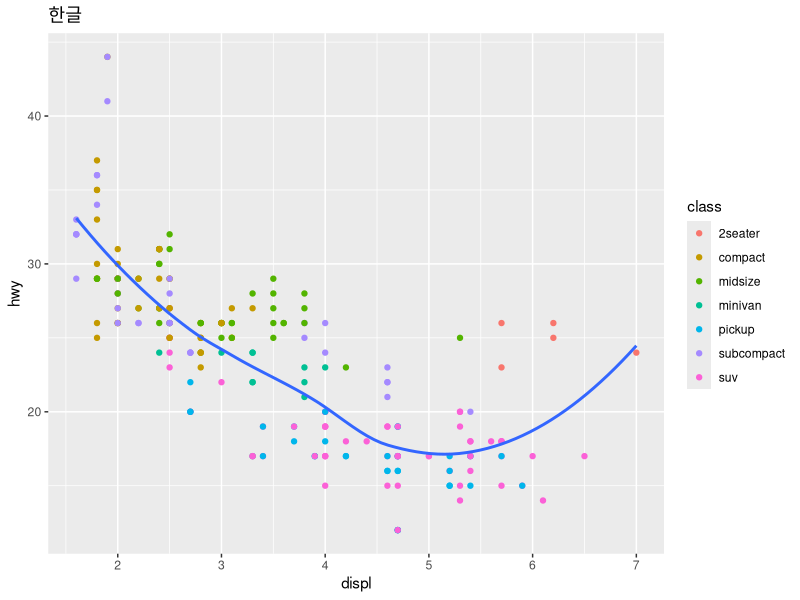
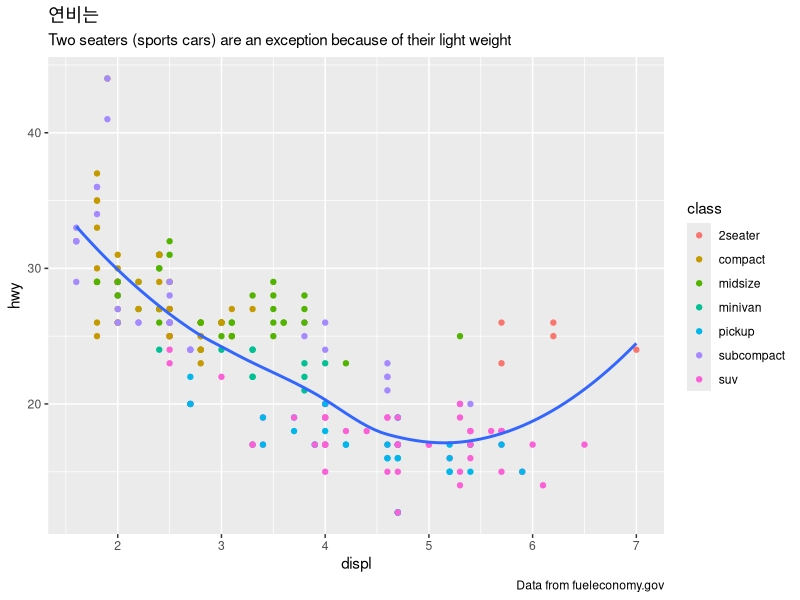
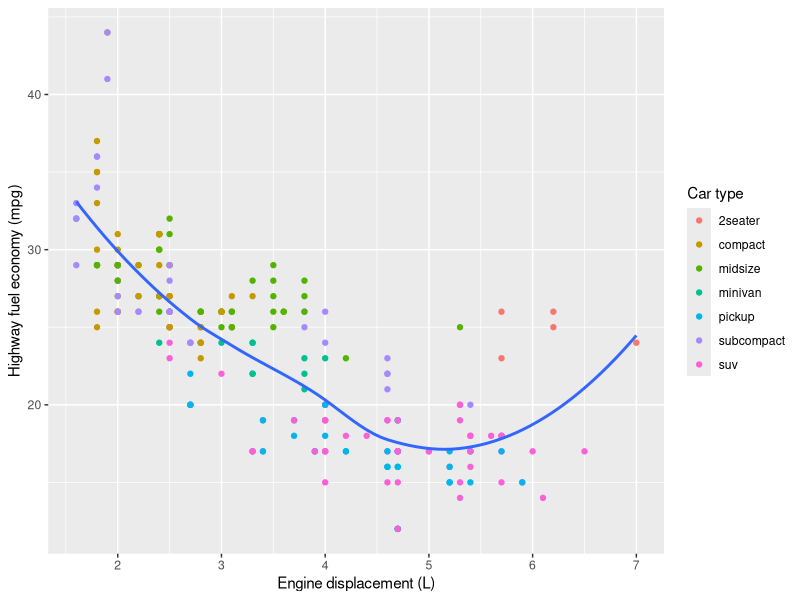
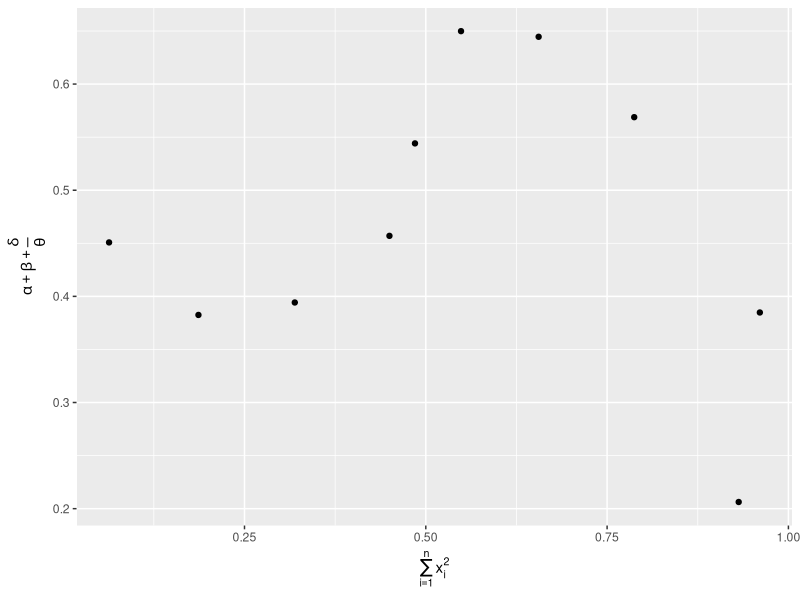
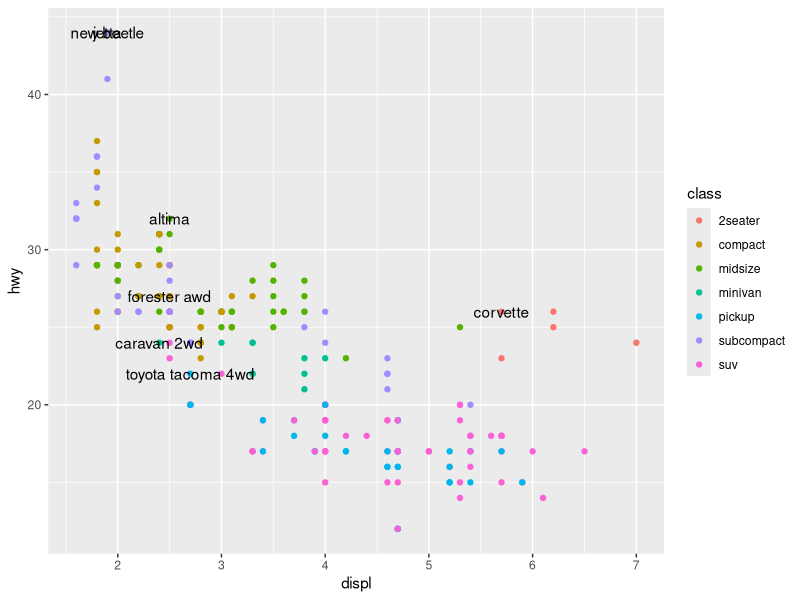
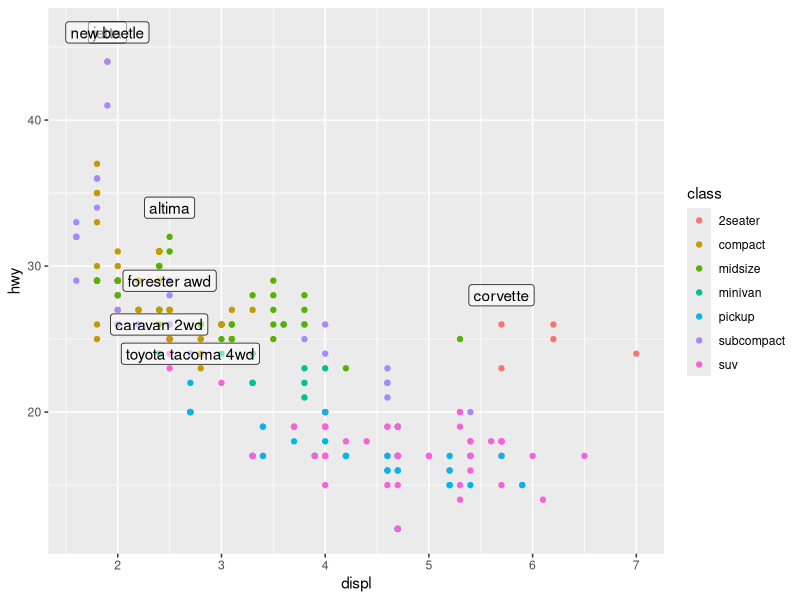
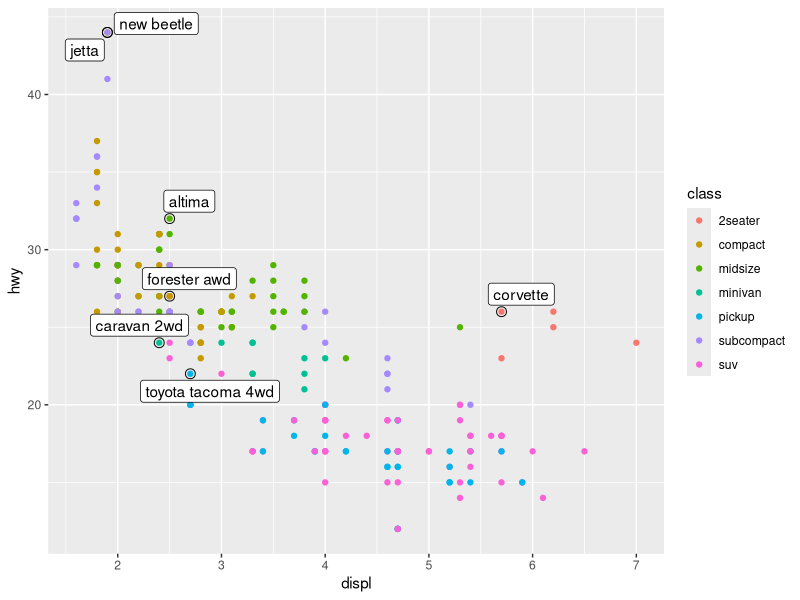
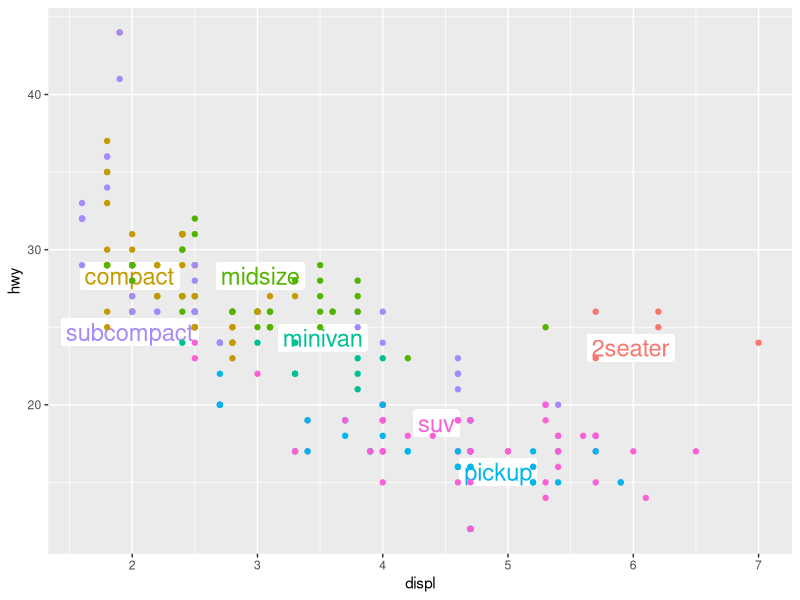

These charts were generated, in order, by the following R code: (Note: this script raises an error after producing the figures.)
## ---- chunk 1
library(tidyverse)
## ---- chunk 2
ggplot(mpg, aes(displ, hwy)) +
  geom_point(aes(color = class)) +
  geom_smooth(se = FALSE) +
  labs(title = "한글")
## ---- chunk 3
ggplot(mpg, aes(displ, hwy)) +
  geom_point(aes(color = class)) +
  geom_smooth(se = FALSE) +
  labs(
    title = "연비는 ",
    subtitle = "Two seaters (sports cars) are an exception because of their light weight",
    caption = "Data from fueleconomy.gov"
  )
## ---- chunk 4
ggplot(mpg, aes(displ, hwy)) +
  geom_point(aes(colour = class)) +
  geom_smooth(se = FALSE) +
  labs(
    x = "Engine displacement (L)",
    y = "Highway fuel economy (mpg)",
    colour = "Car type"
  )
## ---- chunk 5
df <- tibble(
  x = runif(10),
  y = runif(10)
)
ggplot(df, aes(x, y)) +
  geom_point() +
  labs(
    x = quote(sum(x[i] ^ 2, i == 1, n)),
    y = quote(alpha + beta + frac(delta, theta))
  )
## ---- chunk 6
best_in_class <- mpg %>%
  group_by(class) %>%
  filter(row_number(desc(hwy)) == 1)

ggplot(mpg, aes(displ, hwy)) +
  geom_point(aes(colour = class)) +
  geom_text(aes(label = model), data = best_in_class)
## ---- chunk 7
ggplot(mpg, aes(displ, hwy)) +
  geom_point(aes(colour = class)) +
  geom_label(aes(label = model), data = best_in_class, nudge_y = 2, alpha = 0.5)
## ---- chunk 8
ggplot(mpg, aes(displ, hwy)) +
  geom_point(aes(colour = class)) +
  geom_point(size = 3, shape = 1, data = best_in_class) +
  ggrepel::geom_label_repel(aes(label = model), data = best_in_class)
## ---- chunk 9
class_avg <- mpg %>%
  group_by(class) %>%
  summarise(
    displ = median(displ),
    hwy = median(hwy)
  )

ggplot(mpg, aes(displ, hwy, colour = class)) +
  ggrepel::geom_label_repel(aes(label = class),
    data = class_avg,
    size = 6,
    label.size = 0,
    segment.color = NA
  ) +
  geom_point() +
  theme(legend.position = "none")
## ---- chunk 10
label <- mpg %>%
  summarise(
    displ = max(displ),
    hwy = max(hwy),
    label = "Increasing engine size is \nrelated to decreasing fuel economy."
  )

ggplot(mpg, aes(displ, hwy)) +
  geom_point() +
  geom_text(aes(label = label), data = label, vjust = "top", hjust = "right")
## ---- chunk 11
label <- tibble(
  displ = Inf,
  hwy = Inf,
  label = "Increasing engine size is \nrelated to decreasing fuel economy."
)

ggplot(mpg, aes(displ, hwy)) +
  geom_point() +
  geom_text(aes(label = label), data = label, vjust = "top", hjust = "right")
## ---- chunk 12
"Increasing engine size is related to decreasing fuel economy." %>%
  stringr::str_wrap(width = 40) %>%
  writeLines()
## ---- chunk 13
vjust <- c(bottom = 0, center = 0.5, top = 1)
hjust <- c(left = 0, center = 0.5, right = 1)

df <- tidyr::crossing(hj = names(hjust), vj = names(vjust)) %>%
  mutate(
    y = vjust[vj],
    x = hjust[hj],
    label = paste0("hjust = '", hj, "'\n", "vjust = '", vj, "'")
  )

ggplot(df, aes(x, y)) +
  geom_point(colour = "grey70", size = 5) +
  geom_point(size = 0.5, colour = "red") +
  geom_text(aes(label = label, hjust = hj, vjust = vj), size = 4) +
  labs(x = NULL, y = NULL) 
## ---- chunk 14
ggplot(mpg, aes(displ, hwy)) +
  geom_point(aes(colour = class))
## ---- chunk 15
ggplot(mpg, aes(displ, hwy)) +
  geom_point(aes(colour = class)) +
  scale_x_continuous() +
  scale_y_continuous() +
  scale_colour_discrete()
## ---- chunk 16
ggplot(mpg, aes(displ, hwy)) +
  geom_point() +
  scale_y_continuous(breaks = seq(15, 40, by = 5))
## ---- chunk 17
ggplot(mpg, aes(displ, hwy)) +
  geom_point() +
  scale_x_continuous(labels = NULL) +
  scale_y_continuous(labels = NULL)
## ---- chunk 18
presidential %>%
  mutate(id = 33 + row_number()) %>%
  ggplot(aes(start, id)) +
    geom_point() +
    geom_segment(aes(xend = end, yend = id)) +
    scale_x_date(NULL, breaks = presidential$start, date_labels = "'%y")
## ---- chunk 19
base <- ggplot(mpg, aes(displ, hwy)) +
  geom_point(aes(colour = class))

base + theme(legend.position = "left")
base + theme(legend.position = "top")
base + theme(legend.position = "bottom")
base + theme(legend.position = "right") # the default
## ---- chunk 20
ggplot(mpg, aes(displ, hwy)) +
  geom_point(aes(colour = class)) +
  geom_smooth(se = FALSE) +
  theme(legend.position = "bottom") +
  guides(colour = guide_legend(nrow = 1, override.aes = list(size = 4)))
## ---- chunk 21
ggplot(diamonds, aes(carat, price)) +
  geom_bin2d()

ggplot(diamonds, aes(log10(carat), log10(price))) +
  geom_bin2d()
## ---- chunk 22
ggplot(diamonds, aes(carat, price)) +
  geom_bin2d() + 
  scale_x_log10() + 
  scale_y_log10()
## ---- chunk 23
ggplot(mpg, aes(displ, hwy)) +
  geom_point(aes(color = drv))

ggplot(mpg, aes(displ, hwy)) +
  geom_point(aes(color = drv)) +
  scale_colour_brewer(palette = "Set1")
## ---- chunk 24
ggplot(mpg, aes(displ, hwy)) +
  geom_point(aes(color = drv, shape = drv)) +
  scale_colour_brewer(palette = "Set1")
## ---- chunk 25
par(mar = c(0, 3, 0, 0))
RColorBrewer::display.brewer.all()
## ---- chunk 26
presidential %>%
  mutate(id = 33 + row_number()) %>%
  ggplot(aes(start, id, colour = party)) +
    geom_point() +
    geom_segment(aes(xend = end, yend = id)) +
    scale_colour_manual(values = c(Republican = "red", Democratic = "blue"))
## ---- chunk 27
df <- tibble(
  x = rnorm(10000),
  y = rnorm(10000)
)
ggplot(df, aes(x, y)) +
  geom_hex() +
  coord_fixed()

ggplot(df, aes(x, y)) +
  geom_hex() +
  viridis::scale_fill_viridis() +
  coord_fixed()
## ---- chunk 28
    ggplot(df, aes(x, y)) +
      geom_hex() +
      scale_colour_gradient(low = "white", high = "red") +
      coord_fixed()
## ---- chunk 29
    ggplot(diamonds, aes(carat, price)) +
      geom_point(aes(colour = cut), alpha = 1/20)
## ---- chunk 30
ggplot(mpg, mapping = aes(displ, hwy)) +
  geom_point(aes(color = class)) +
  geom_smooth() +
  coord_cartesian(xlim = c(5, 7), ylim = c(10, 30))

mpg %>%
  filter(displ >= 5, displ <= 7, hwy >= 10, hwy <= 30) %>%
  ggplot(aes(displ, hwy)) +
  geom_point(aes(color = class)) +
  geom_smooth()
## ---- chunk 31
suv <- mpg %>% filter(class == "suv")
compact <- mpg %>% filter(class == "compact")

ggplot(suv, aes(displ, hwy, colour = drv)) +
  geom_point()

ggplot(compact, aes(displ, hwy, colour = drv)) +
  geom_point()
## ---- chunk 32
x_scale <- scale_x_continuous(limits = range(mpg$displ))
y_scale <- scale_y_continuous(limits = range(mpg$hwy))
col_scale <- scale_colour_discrete(limits = unique(mpg$drv))

ggplot(suv, aes(displ, hwy, colour = drv)) +
  geom_point() +
  x_scale +
  y_scale +
  col_scale

ggplot(compact, aes(displ, hwy, colour = drv)) +
  geom_point() +
  x_scale +
  y_scale +
  col_scale
## ---- chunk 33
ggplot(mpg, aes(displ, hwy)) +
  geom_point(aes(color = class)) +
  geom_smooth(se = FALSE) +
  theme_bw()
## ---- chunk 34
knitr::include_graphics("images/visualization-themes.png")
## ---- chunk 35
ggplot(mpg, aes(displ, hwy)) + geom_point()
ggsave("my-plot.pdf")
## ---- chunk 36
file.remove("my-plot.pdf")
## ---- chunk 37
plot <- ggplot(mpg, aes(displ, hwy)) + geom_point()
## ---- chunk 38
plot
## ---- chunk 39
plot
## ---- chunk 40
plot
